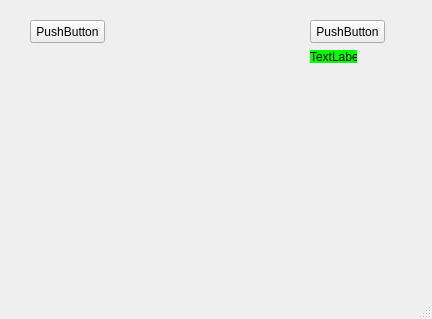
<?xml version="1.0" encoding="UTF-8"?>
<ui version="4.0">
 <class>MainWindow</class>
 <widget class="QMainWindow" name="MainWindow">
  <property name="geometry">
   <rect>
    <x>0</x>
    <y>0</y>
    <width>432</width>
    <height>319</height>
   </rect>
  </property>
  <property name="windowTitle">
   <string>MainWindow</string>
  </property>
  <widget class="QWidget" name="centralwidget">
   <widget class="QPushButton" name="pushButton">
    <property name="geometry">
     <rect>
      <x>30</x>
      <y>20</y>
      <width>75</width>
      <height>23</height>
     </rect>
    </property>
    <property name="text">
     <string>PushButton</string>
    </property>
   </widget>
   <widget class="QPushButton" name="pushButton_2">
    <property name="geometry">
     <rect>
      <x>310</x>
      <y>20</y>
      <width>75</width>
      <height>23</height>
     </rect>
    </property>
    <property name="text">
     <string>PushButton</string>
    </property>
   </widget>
   <widget class="QLabel" name="label">
    <property name="geometry">
     <rect>
      <x>310</x>
      <y>50</y>
      <width>47</width>
      <height>13</height>
     </rect>
    </property>
    <property name="styleSheet">
     <string notr="true">background-color:#0f0</string>
    </property>
    <property name="text">
     <string>TextLabel</string>
    </property>
   </widget>
  </widget>
  <widget class="QMenuBar" name="menubar">
   <property name="geometry">
    <rect>
     <x>0</x>
     <y>0</y>
     <width>432</width>
     <height>21</height>
    </rect>
   </property>
  </widget>
  <widget class="QStatusBar" name="statusbar"/>
 </widget>
 <resources/>
 <connections>
  <connection>
   <sender>pushButton</sender>
   <signal>clicked()</signal>
   <receiver>MainWindow</receiver>
   <slot>close()</slot>
   <hints>
    <hint type="sourcelabel">
     <x>72</x>
     <y>53</y>
    </hint>
    <hint type="destinationlabel">
     <x>99</x>
     <y>80</y>
    </hint>
   </hints>
  </connection>
 </connections>
</ui>
